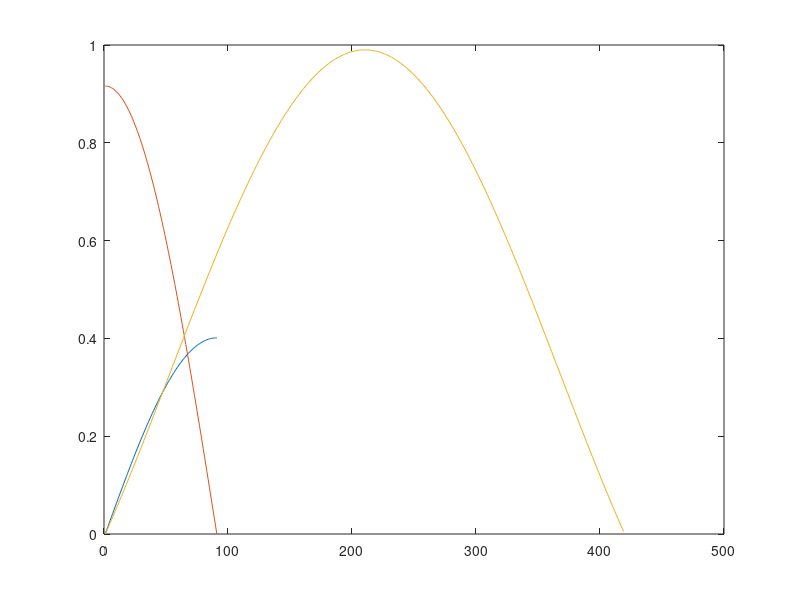

MATLAB code to generate this figure:
% solar curves
clc
delta = 23.65*pi/180;

atan(cot(delta)/1)*180/pi % Lulea, Fairbanks, Reykjavik
atan(cot(delta)/2)*180/pi % Paris, Winnipeg
atan(cot(delta)/4)*180/pi % Houston, New Dehli
atan(cot(delta)/1e3)*180/pi % Nairobi, Singapore

%%
X0 = (0:1:90);
k = 2;
plot(sin(X0*pi/180).*sin(23.65*pi/180)); hold on;
plot(cos(X0*pi/180).*cos(23.65*pi/180));

%%
x0 = 49; %e.g. paris, bavaria, and a large array (e.g. on a rooftop).


sin(x0*pi/180).*sin(23.65*pi/180);
cos(x0*pi/180).*cos(23.65*pi/180);





x = (-2*pi/3:0.01:2*pi/3);
plot(0.33 + 0.66*cos(x)); % 40% capacity factor






